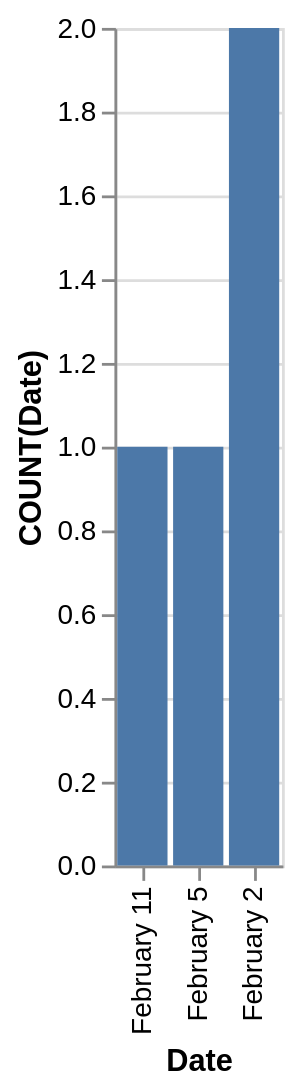

Vega-Lite specification stored for this chart:
### Vega-Lite specification from a JSON file in a GitHub repository (floating-point values rounded to 4 significant figures)
{"data": {"values": [{"x_data": "February 11", "y_data": 1}, {"x_data": "February 5", "y_data": 1}, {"x_data": "February 2", "y_data": 2}]}, "mark": "bar", "encoding": {"x": {"field": "x_data", "type": "nominal", "title": "Date", "sort": {"op": "sum", "field": "y_data", "order": "ascending"}}, "y": {"field": "y_data", "type": "quantitative", "title": "COUNT(Date)"}}}
